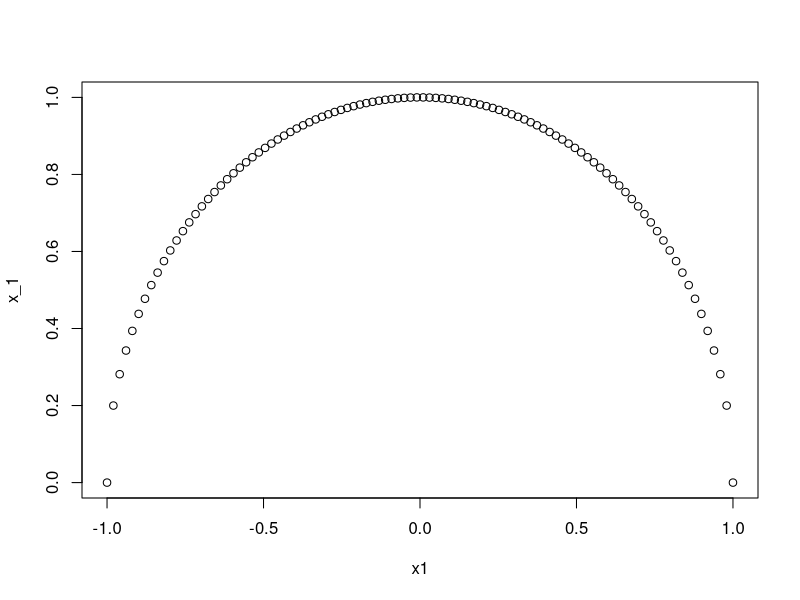
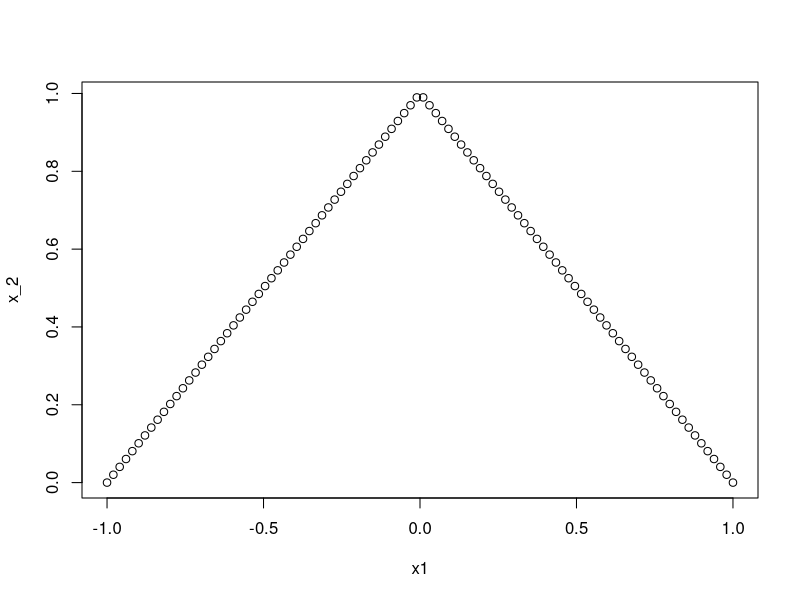
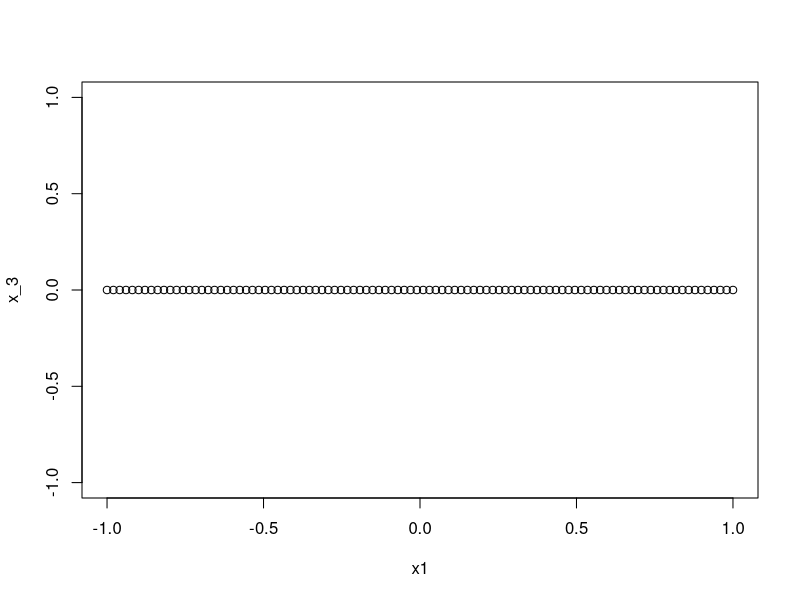
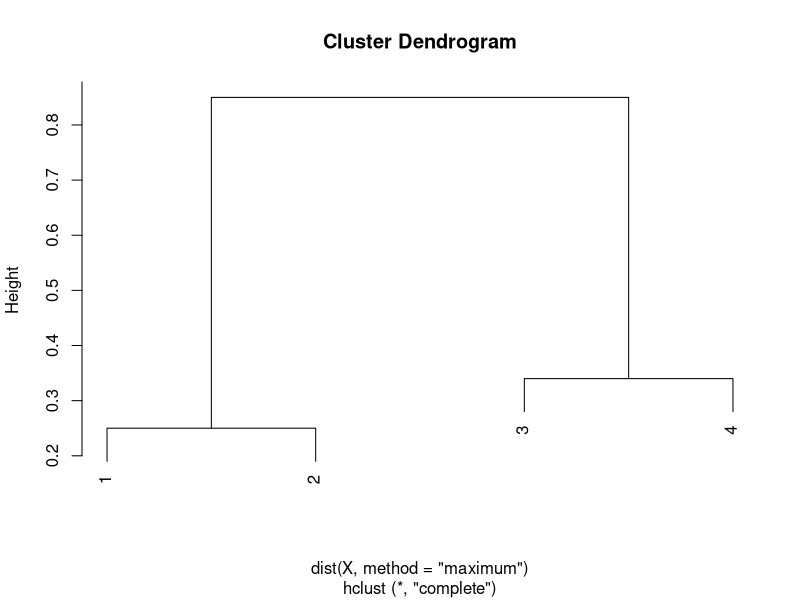
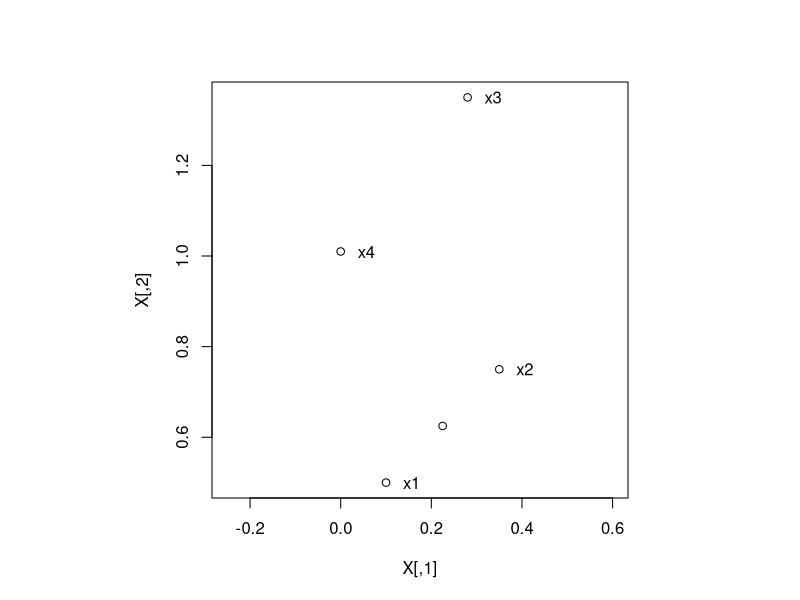
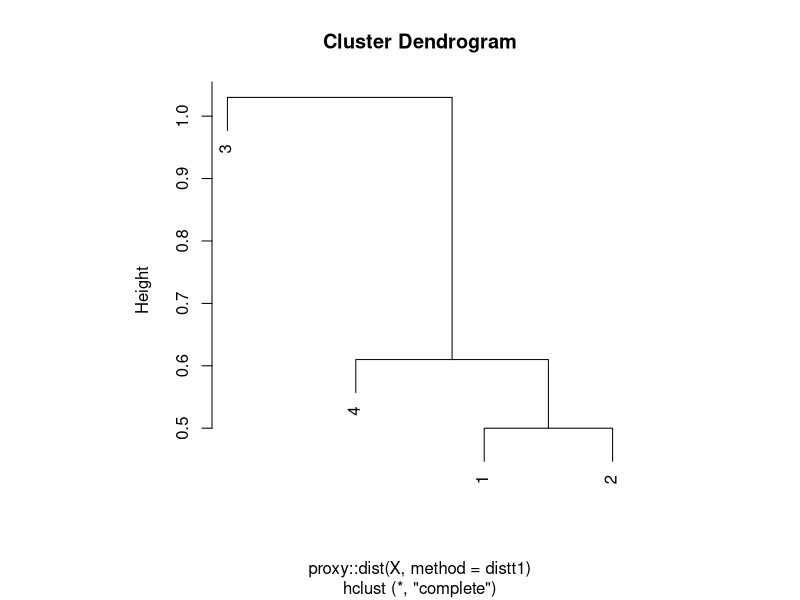
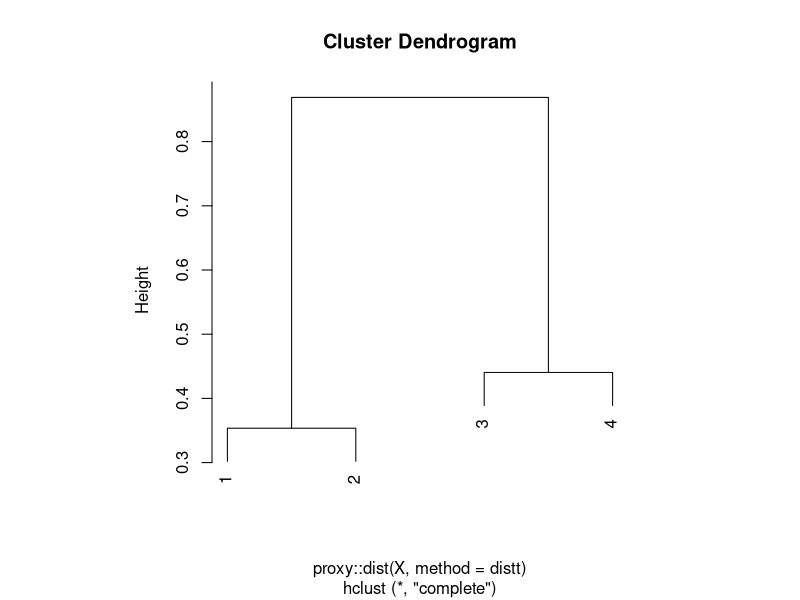
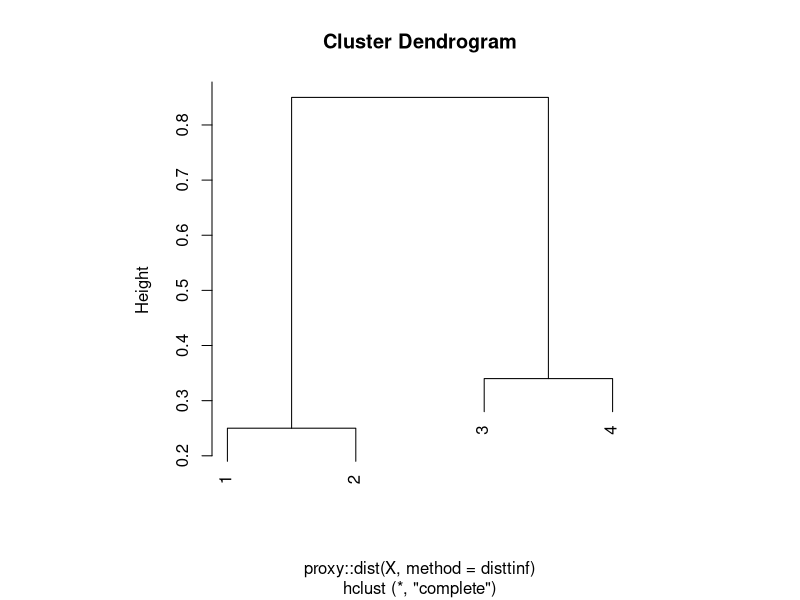

The R source for these figures, in order:
# unit spheres


x1 = seq(-1, 1, length = 100)
x_1 = sqrt(1-x1^2)

plot(x1, x_1)

x_2 = (1-abs(x1))
plot(x1, x_2)

x_3 = sapply(1:length(x1), function(x) 1-max(abs(x1)))
plot(x1, x_3)



x1 = c(0.1, 0.5)
x2 = c(0.35, 0.75)
x3 = c(0.28, 1.35)
x4 = c(0, 1.01)

X = matrix(c(x1, x2, x3, x4), byrow = TRUE, ncol = 2)

dist(X, method = "euclidian")
plot(hclust(dist(X, method = "maximum")))

par(pty="s")
plot(X, asp = 1)
text(X, labels = c("x1", "x2", "x3", "x4"), adj = -1)


distt <- function(xx1, xx2){
     sqrt(sum((xx1 - xx2)^2))
}
distt(x1, x2)

sqrt(sum((x1 - x2)^2))



distt1 <- function(xx1, xx2){
     sum(abs(xx1 - xx2))
}
distt1(x1, x2)
distt1(x2, x3)
distt1(x3, x4)
distt1(x4, x1)
distt1(x2, x4)

disttinf <- function(xx1, xx2){
     max(abs(xx1 - xx2))
}
disttinf(x1, x2)
disttinf(x2, x3)
disttinf(x3, x4)
disttinf(x2, x4)




(x1[2] + x2[2]) / 2

points(0.225, y = 0.625)

distt(c(0.225, 0.625), x4)


# install.packages('proxy')

proxy::dist(X, method = distt)

# dist matrix for l1 norm
plot(hclust(proxy::dist(X, method = distt1)))

# dist matrix for l2 norm
plot(hclust(proxy::dist(X, method = distt)))

# dist matrix for linf norm
plot(hclust(proxy::dist(X, method = disttinf)))

# dist for min



